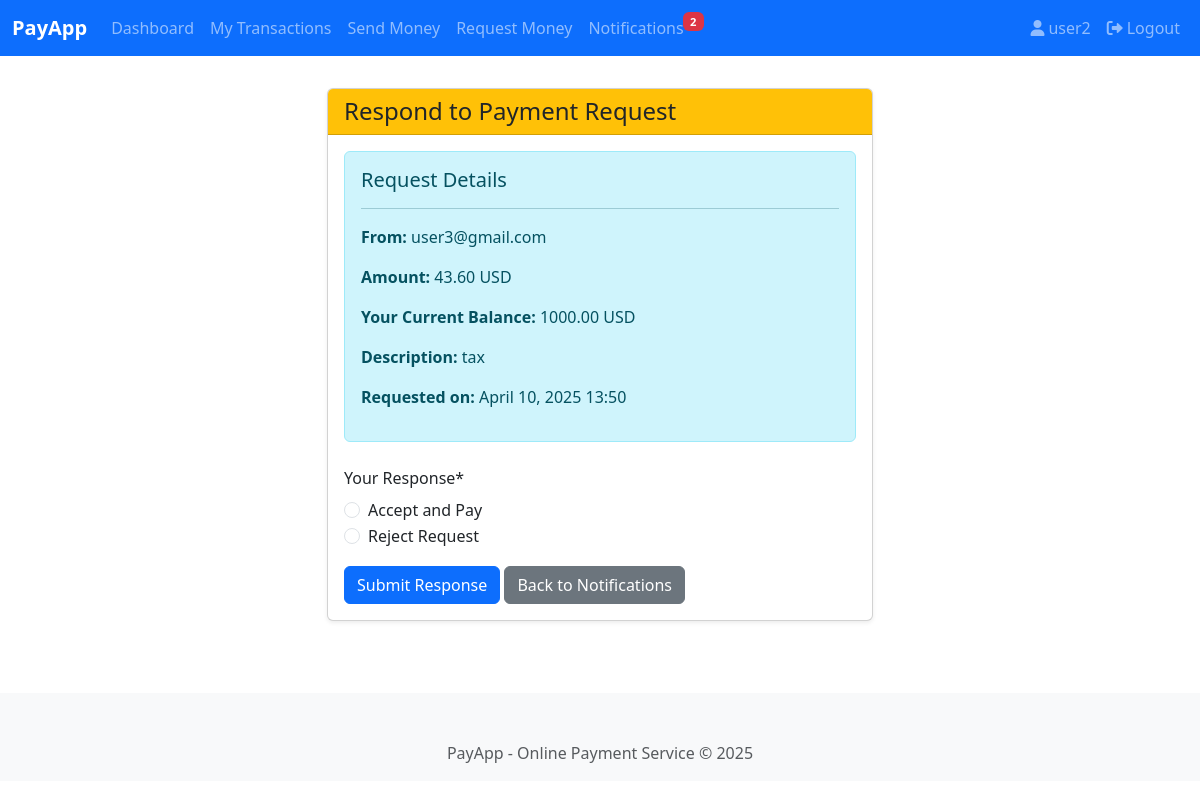
/webapps2025/respond-request/7/ (signed in), run on the app's committed database.
### payapp/models.py (models this page shows, shortened)
class Transaction(models.Model):
    TRANSACTION_TYPES = (
        ('PAYMENT', 'Direct Payment'),
        ('REQUEST', 'Payment Request'),
    )
    STATUS_CHOICES = (
        ('PENDING', 'Pending'),
        ('COMPLETED', 'Completed'),
        ('REJECTED', 'Rejected'),
    )
    sender = models.ForeignKey(User, on_delete=models.CASCADE, related_name='sent_transactions')
    receiver = models.ForeignKey(User, on_delete=models.CASCADE, related_name='received_transactions')
    amount = models.DecimalField(max_digits=12, decimal_places=2)
    amount_sender_currency = models.DecimalField(max_digits=12, decimal_places=2)
    amount_receiver_currency = models.DecimalField(max_digits=12, decimal_places=2)
    sender_currency = models.CharField(max_length=3)
    receiver_currency = models.CharField(max_length=3)
    transaction_type = models.CharField(max_length=10, choices=TRANSACTION_TYPES)
    status = models.CharField(max_length=10, choices=STATUS_CHOICES, default='PENDING')
    timestamp = models.DateTimeField()
    description = models.CharField(max_length=255, blank=True, null=True)
    class Meta:
        ordering = ['-timestamp']

### register/models.py (models this page shows, shortened)
class UserProfile(models.Model):
    CURRENCY_CHOICES = (
        ('GBP', 'British Pound (£)'),
        ('USD', 'US Dollar ($)'),
        ('EUR', 'Euro (€)'),
    )
    user = models.OneToOneField(User, on_delete=models.CASCADE, related_name='profile')
    currency = models.CharField(max_length=3, choices=CURRENCY_CHOICES, default='GBP')
    balance = models.DecimalField(max_digits=12, decimal_places=2, default=0.00)
    is_admin = models.BooleanField(default=False)

### payapp/views.py (the view)
# urls.py: path('respond-request/<int:request_id>/', views.respond_to_request_view, name='respond_request'),
@login_required
def respond_to_request_view(request, request_id):
    notification_count = Transaction.objects.filter(
        sender=request.user,
        transaction_type='REQUEST',
        status='PENDING'
    ).count()
    payment_request = get_object_or_404(
        Transaction,
        id=request_id,
        sender=request.user,
        transaction_type='REQUEST',
        status='PENDING'
    )
    if request.method == 'POST':
        form = RespondRequestForm(request.POST)
        if form.is_valid():
            response = form.cleaned_data['response']
            if response == 'ACCEPT':
                if request.user.profile.balance < payment_request.amount_sender_currency:
                    messages.error(request, "Insufficient balance to accept this payment request.")
                    return redirect('notifications')
                try:
                    timestamp = get_timestamp()
                except Exception:
                    timestamp = datetime.datetime.now()
                try:
                    with db_transaction.atomic():
                        request.user.profile.balance -= payment_request.amount_sender_currency
                        request.user.profile.save()
                        payment_request.receiver.profile.balance += payment_request.amount_receiver_currency
                        payment_request.receiver.profile.save()
                        payment_request.status = 'COMPLETED'
                        payment_request.timestamp = timestamp
                        payment_request.save()
                        messages.success(request,
                                         f"Payment of {payment_request.amount_sender_currency} {payment_request.sender_currency} completed successfully.")
                except Exception as e:
                    messages.error(request, f"Error processing payment: {str(e)}")
            else:
                payment_request.status = 'REJECTED'
                payment_request.save()
                messages.info(request, "Payment request rejected.")
            return redirect('notifications')
    else:
        form = RespondRequestForm()
    return render(request, 'payapp/respond_request.html', {
        'form': form,
        'payment_request': payment_request,
        'notification_count': notification_count
    })

### payapp/forms.py
class RespondRequestForm(forms.Form):
    RESPONSE_CHOICES = (
        ('ACCEPT', 'Accept and Pay'),
        ('REJECT', 'Reject Request'),
    )
    response = forms.ChoiceField(
        label='Your Response',
        choices=RESPONSE_CHOICES,
        required=True,
        widget=forms.RadioSelect(attrs={'class': 'form-check-input'})
    )

### templates/payapp/respond_request.html (shortened to what this page needs)
{% extends 'base.html' %}
{% load crispy_forms_tags %}
{% block content %}
<div class="row justify-content-center">
    <div class="col-md-6">
        <div class="card">
            <div class="card-header bg-warning text-dark">
                <h4 class="mb-0">Respond to Payment Request</h4>
            </div>
            <div class="card-body">
                <div class="alert alert-info mb-4">
                    <h5>Request Details</h5>
                    <hr>
                    <p><strong>From:</strong> {{ payment_request.receiver.email }}</p>
                    <p><strong>Amount:</strong> {{ payment_request.amount_sender_currency }} {{ payment_request.sender_currency }}</p>
                    <p><strong>Your Current Balance:</strong> {{ user.profile.balance }} {{ user.profile.currency }}</p>
                    {% if payment_request.description %}
                        <p><strong>Description:</strong> {{ payment_request.description }}</p>
                    {% endif %}
                    <p><strong>Requested on:</strong> {{ payment_request.timestamp|date:"F d, Y H:i" }}</p>
                </div>
                <form method="post" novalidate>
                    {{ form|crispy }}
                    <div class="mt-3">
                        <button type="submit" class="btn btn-primary">Submit Response</button>
                        <a href="{% url 'notifications' %}" class="btn btn-secondary">Back to Notifications</a>
                    </div>
                </form>
            </div>
        </div>
    </div>
</div>
{% endblock %}

### templates/base.html (shortened to what this page needs)
<!DOCTYPE html>
<html lang="en">
<head>
    <link href="https://cdn.jsdelivr.net/npm/bootstrap@5.3.0-alpha1/dist/css/bootstrap.min.css" rel="stylesheet">
    <link rel="stylesheet" href="https://cdnjs.cloudflare.com/ajax/libs/font-awesome/6.0.0-beta3/css/all.min.css">
</head>
<body>
    <nav class="navbar navbar-expand-lg navbar-dark bg-primary">
        <div class="container-fluid">
            <a class="navbar-brand" href="{% url 'dashboard' %}">PayApp</a>
            <div class="collapse navbar-collapse" id="navbarNav">
                {% if user.is_authenticated %}
                    <ul class="navbar-nav me-auto">
                        <li class="nav-item">
                            <a class="nav-link" href="{% url 'dashboard' %}">Dashboard</a>
                        </li>
                        {% if user.profile.is_admin %}
                            <li class="nav-item">
                                <a class="nav-link" href="{% url 'admin_transactions' %}">All Transactions</a>
                            </li>
                            <li class="nav-item">
                                <a class="nav-link" href="{% url 'admin_register' %}">Add Admin</a>
                            </li>
                        {% else %}
                            <li class="nav-item">
                                <a class="nav-link" href="{% url 'transactions' %}">My Transactions</a>
                            </li>
                            <li class="nav-item">
                                <a class="nav-link" href="{% url 'make_payment' %}">Send Money</a>
                            </li>
                            <li class="nav-item">
                                <a class="nav-link" href="{% url 'request_payment' %}">Request Money</a>
                            </li>
                            <li class="nav-item">
    <a class="nav-link" href="{% url 'notifications' %}">
        Notifications
        {% if notification_count > 0 %}
            <span class="badge bg-danger notification-badge">{{ notification_count }}</span>
        {% endif %}
    </a>
</li>
                        {% endif %}
                    </ul>
                    <ul class="navbar-nav ms-auto">
                        <li class="nav-item">
                            <span class="nav-link">
                                <i class="fas fa-user me-1"></i>{{ user.username }}
                            </span>
                        </li>
                        <li class="nav-item">
                            <a class="nav-link" href="{% url 'logout' %}">
                                <i class="fas fa-sign-out-alt me-1"></i>Logout
                            </a>
                        </li>
                    </ul>
                {% endif %}
            </div>
        </div>
    </nav>
    <div class="container">
        {% block content %}{% endblock %}
    </div>
    <footer class="bg-light mt-5 py-3">
        <div class="container text-center">
            <p class="text-muted mb-0">PayApp - Online Payment Service &copy; 2025</p>
        </div>
    </footer>
</body>
</html>

### templates/base.html (style rules this page uses)
.navbar-brand { font-weight: bold; }
.container { margin-top: 2rem; }
.card { margin-bottom: 1.5rem; box-shadow: 0 0.125rem 0.25rem rgba(0, 0, 0, 0.075); }
.notification-badge { position: relative; top: -8px; right: 5px; font-size: 0.7rem; }

### data on the page
Transaction: receiver.email "user3@gmail.com", amount_sender_currency "43.60", sender_currency "USD", description "tax", timestamp "April 10, 2025 13:50"

### other printed values
{{ notification_count }} "2"
{{ user.username }} "user2"
{{ user.profile.balance }} "1000.00"
{{ user.profile.currency }} "USD"
